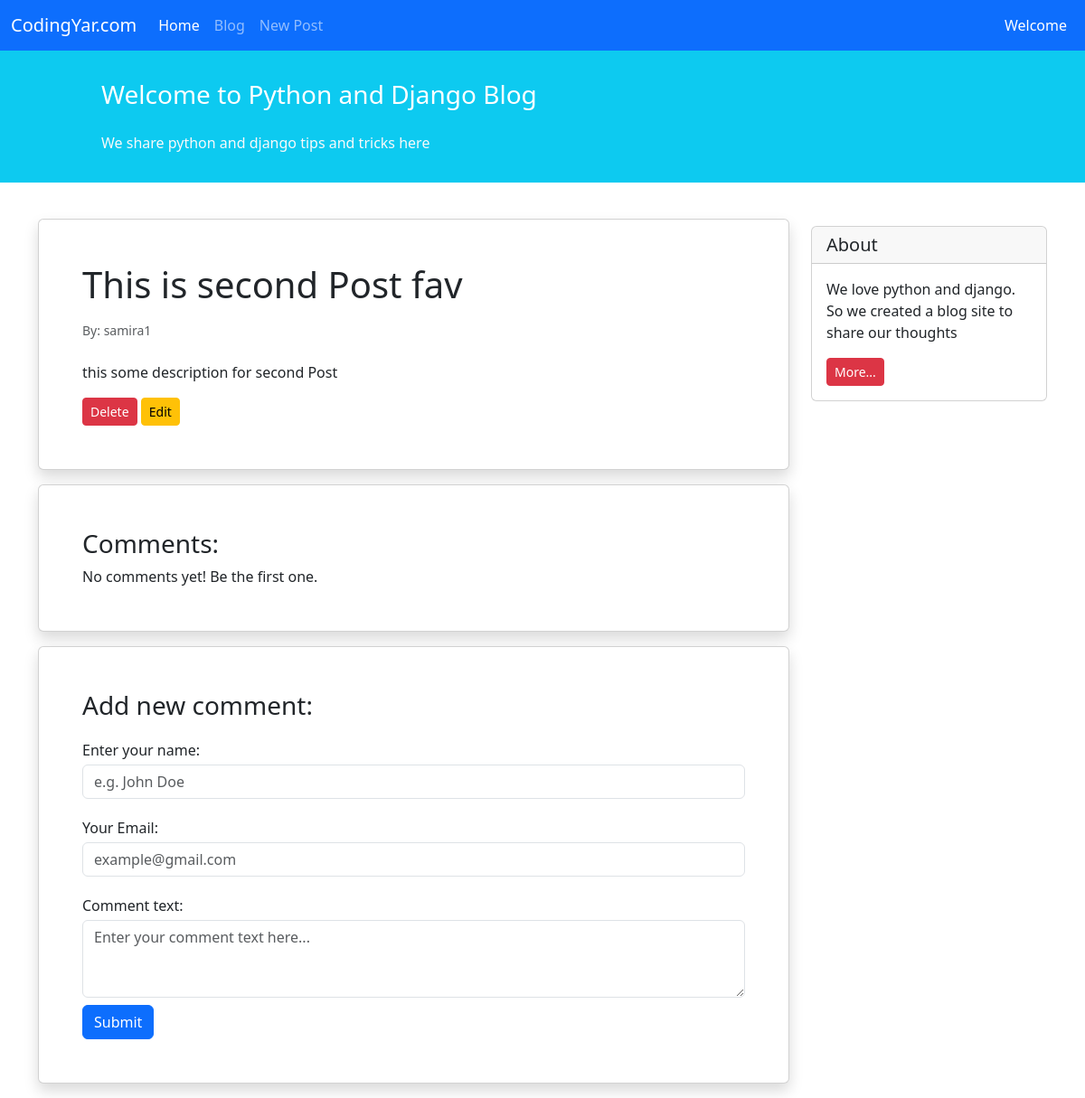
The app's page /blog/2/, older data.
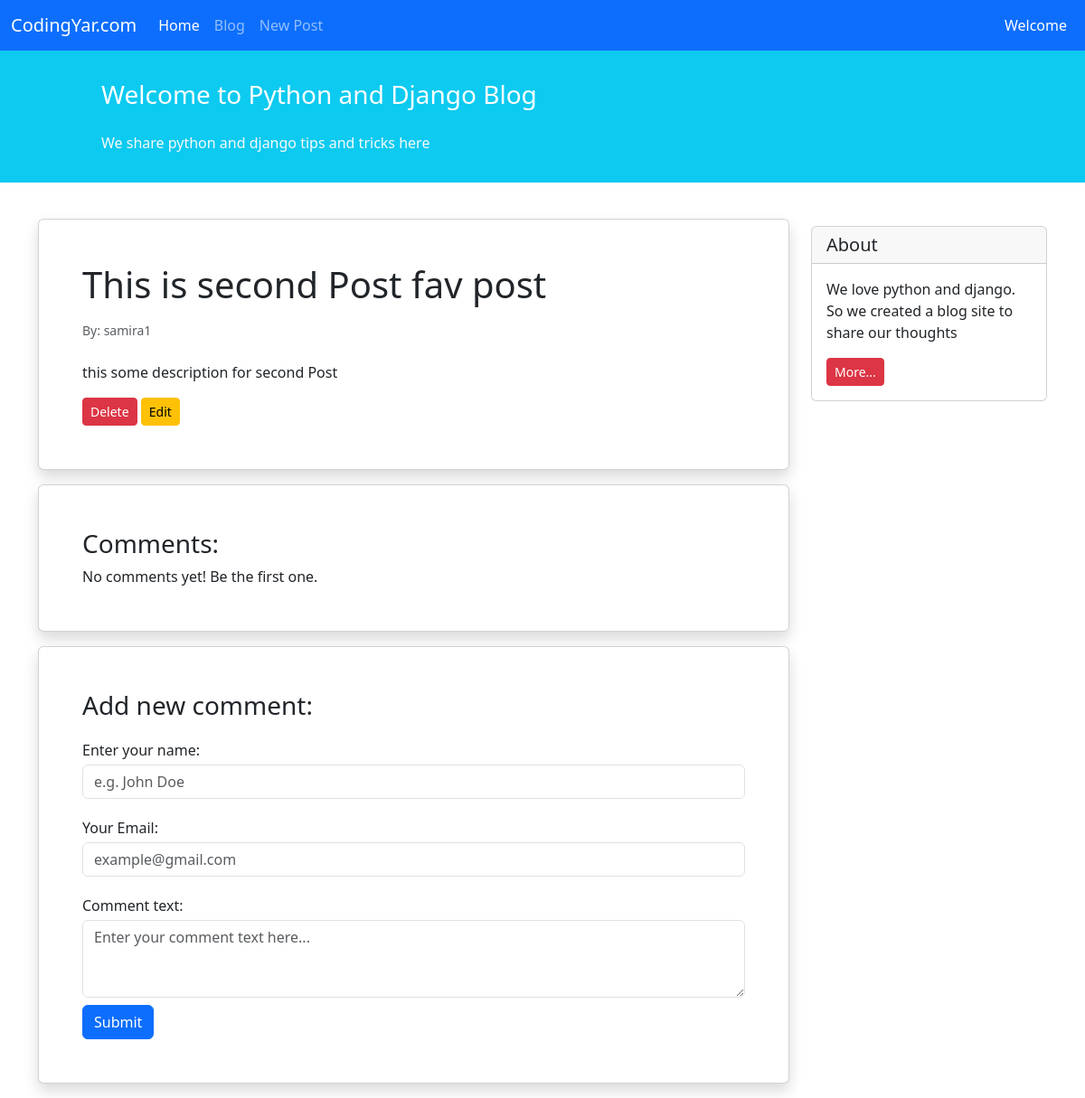
The same page, newer data.
### blog/models.py (models this page shows, shortened)
class Post(models.Model):
    STATUS_CHOICES = (
        ('pub','Published'),
        ('drf','Draft'),
    )
    title = models.CharField(max_length=100)
    text = models.TextField()
    author = models.ForeignKey('auth.User', on_delete=models.CASCADE)
    datetime_created = models.DateTimeField(auto_now_add=True)
    datetime_modified = models.DateTimeField(auto_now=True)
    status = models.CharField(choices=STATUS_CHOICES, max_length=3)

### blog/views.py (the view)
# urls.py: path('<int:pk>/', views.PostDetailView.as_view(), name='post_detail'),
class PostDetailView(generic.DetailView):
    model = Post
    template_name = 'blog/post_detail.html'
    context_object_name = 'post'

### blog/templates/blog/post_detail.html (shortened to what this page needs)
{% extends "_base.html" %}
{% block content %}
<div class="container mt-4">
  <div class="row">
    <div class="col-9">
      <div class="card shadow my-3 p-5">
        <h1>{{ post.title }}</h1>
        <p class="small text-muted mt-2">By: {{ post.author }}</p>
        <p class="mt-2">{{ post.text }}</p>
        <div>
          <a href='{% url 'post_delete' post.id %}' class="btn btn-sm btn-danger">Delete</a>
          <a href='{% url 'post_update' post.id %}' class="btn btn-sm btn-warning">Edit</a>
        </div>
      </div>
      <div class="card shadow my-3 p-5">
        <h3>Comments:</h3>
        No comments yet! Be the first one.
      </div>
      <div class="card shadow my-3 p-5">
        <h3>Add new comment:</h3>
        <form method="POST">
          <div class="form-group py-2">
            <label class="py-1" for="author_name">Enter your name:</label>
            <input
              type="text"
              class="form-control"
              placeholder="e.g. John Doe"
              name="author_name"
            />
          </div>
          <div class="form-group py-2">
            <label class="py-1" for="email">Your Email:</label>
            <input
              type="email"
              class="form-control"
              placeholder="example@gmail.com"
              name="email"
            />
          </div>
          <div class="form-group py-2">
            <label class="py-1" for="comment_text">Comment text:</label>
            <textarea
              class="form-control"
              name="text"
              rows="3"
              placeholder="Enter your comment text here..."
            ></textarea>
          </div>
          <button type="submit" class="btn btn-primary">Submit</button>
        </form>
      </div>
    </div>
    <div class="col-3">
      <div class="card my-4">
        <h5 class="card-header">About</h5>
        <div class="card-body">
          <p class="card-text">
            We love python and django. So we created a blog site to share our
            thoughts
          </p>
          <a href="#" class="btn btn-sm btn-danger"> More... </a>
        </div>
      </div>
    </div>
  </div>
</div>
{% endblock content %}

Row changes from the older to the newer data that the page shows:
changed Post "this some description for second Post": title "This is second Post fav" → "This is second Post fav post"
